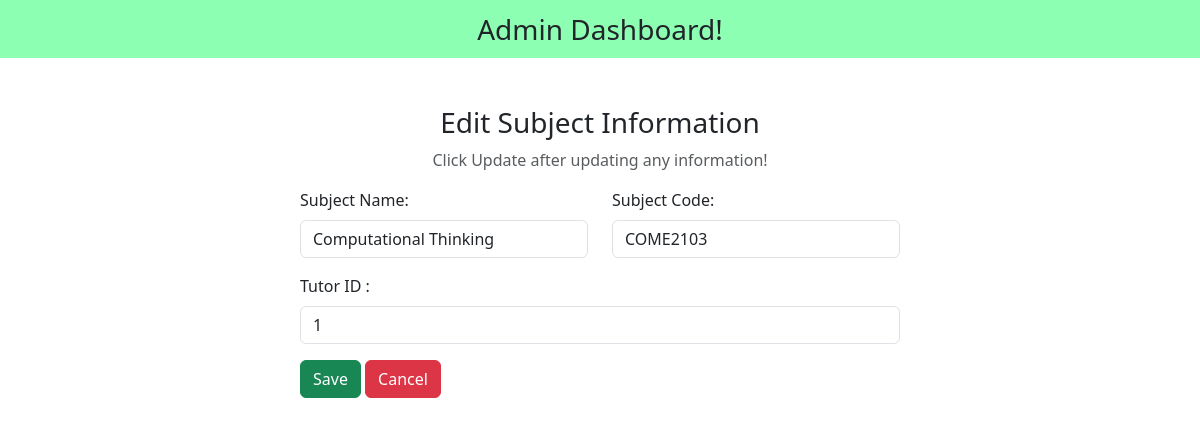
Screenshot of /admin/edit_subject.php?id=1 with the database file from the repository.
### tables this page shows
CREATE TABLE `subject` (
  `subject_id` int(11) NOT NULL,
  `subject_name` varchar(256) NOT NULL,
  `subject_code` varchar(10) NOT NULL,
  `tutor_id` int(11) DEFAULT NULL
);

### admin/edit_subject.php (the view, shortened to what this page needs)
<?php
include('../includes/databaseconnection.php');
$id = $_GET['id'];
?>
<!DOCTYPE html>
<html>
    <head>
        <link rel="stylesheet" href="https://cdnjs.cloudflare.com/ajax/libs/font-awesome/6.3.0/css/all.min.css" />
        <link href="https://cdn.jsdelivr.net/npm/bootstrap@5.3.0-alpha1/dist/css/bootstrap.min.css" rel="stylesheet">
    </head>
    <body>
        <nav class="navbar navbar-light justify-content-center fs-3 mb-5" style="background-color:#00ff5573;">
            Admin Dashboard!
        </nav>
        <div class="container">
            <div class="text-center" mb-4>
                <h3>Edit Subject Information</h3>
                <p class="text-muted">Click Update after updating any information!</p>
                <?php
                    $sql = "SELECT * FROM subject WHERE subject_id = $id LIMIT 1";
                    $result = mysqli_query($conn,$sql);
                    $row = mysqli_fetch_assoc($result);
                ?>
            </div>
            <div class="container d-flex justify-content-center">
                <form action="" method="post" style="width: 50vw; min-width: 300px;">
                    <div class="row mb-3">
                        <div class="col">
                            <label class ="form-label">Subject Name:</label>
                            <input type="text" class="form-control" name="subject_name" value="<?php echo $row['subject_name']?>">
                        </div>
                        <div class="col">
                            <label class ="form-label">Subject Code:</label>
                            <input type="text" class="form-control" name="subject_code" value="<?php echo $row['subject_code']?>">
                        </div>
                    </div>
                    <div class="row mb-3">
                        <div class="col">
                            <label class ="form-label">Tutor ID :</label>
                            <input type="text" class="form-control" name="tutor_id" value="<?php echo $row['tutor_id']?>">
                        </div>
                    </div>
                    <div>
                        <button type="submit" class="btn btn-success" name="submit">Save</button>
                        <a href="dashboard.php?msg=No Changes made to subject <?php echo $row['subject_name']."!" ?>" class="btn btn-danger">Cancel</a>
                    </div>
                </form>
            </div>
        </div>
    </body>
</html>

### rows the page displays
subject: subject_name "Computational Thinking", subject_code "COME2103", tutor_id "1"
